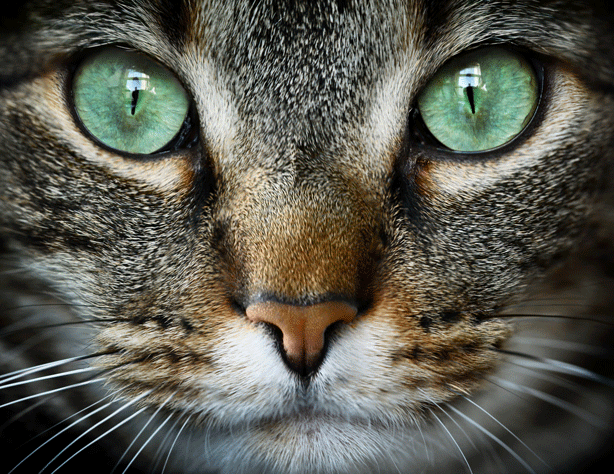
#> input picture 7-cifrador/gato.png, 614 x 474 px
$ python trocalinha.py
#> lines starting #> are read from the running program, lines starting #| are printed output that depends on the picture
import cv2
import numpy as np

img = cv2.imread('gato.png')
#> img is the input picture: shape (474, 614, 3); mean B, G, R 79.1, 89.5, 90
cifra = "abacate"
i = 0
kernel = np.ones(img.shape, np.float32)

for lin in range(img.shape[0]):
  outra = img.shape[0] - 1 - lin
  # img[lin], img[outra] = img[outra], img[lin]
  kernel[outra] = img[lin]
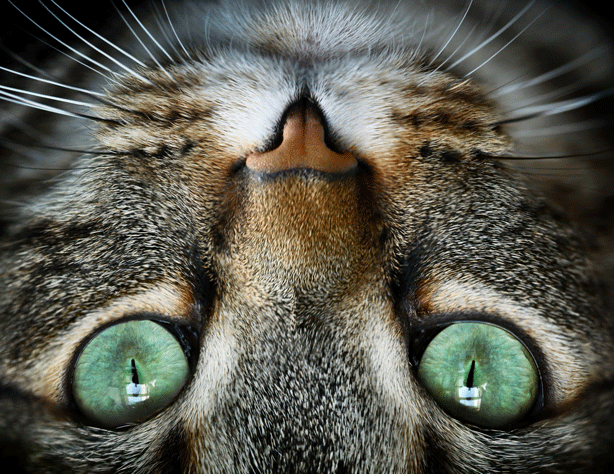
#> kernel: shape (474, 614, 3) float32; mean B, G, R 79.1, 89.5, 90

cv2.imwrite('imagemd.png', kernel)
# cv2.waitKey(0)
# cv2.destroyAllWindows()
